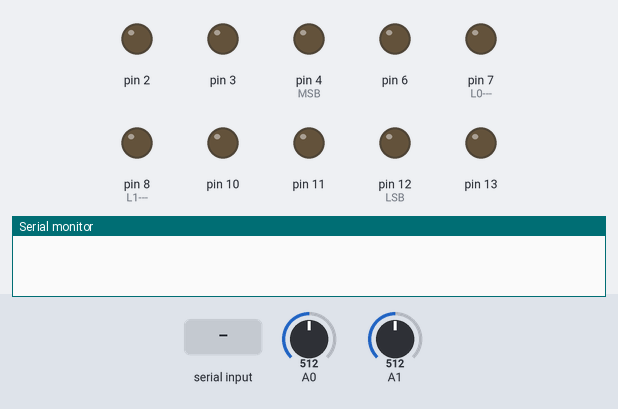
This sketch was run on a simulated Arduino Uno, built with avr-gcc and run on an emulated ATmega328P. On the bench: output pins drawn as LEDs (lit = HIGH), the last lines printed to the serial monitor. The inputs (shaded band) are chosen by the test bench; at power-on: A1 = 512, A0 = 512. Pins used as bus, display or sensor lines are not drawn.

Above: at 1.2 s.
1.3 s: "VOUT2 \n" received over Serial
At 2.2 s:
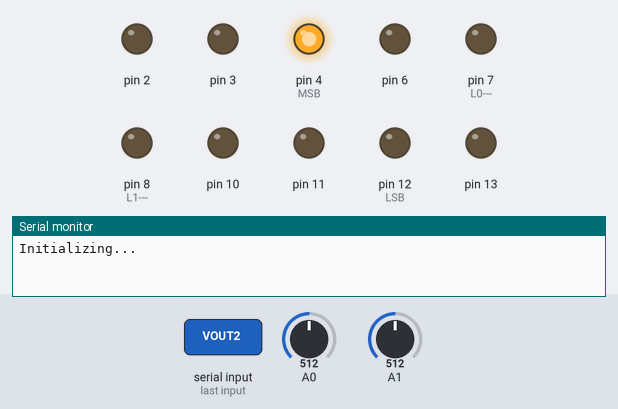
At 2.7 s:
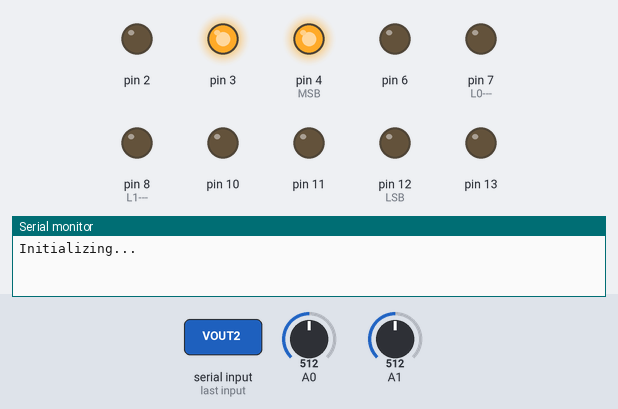
4.3 s: A1 set to 882
7.3 s: A1 set to 909
At 11.4 s:
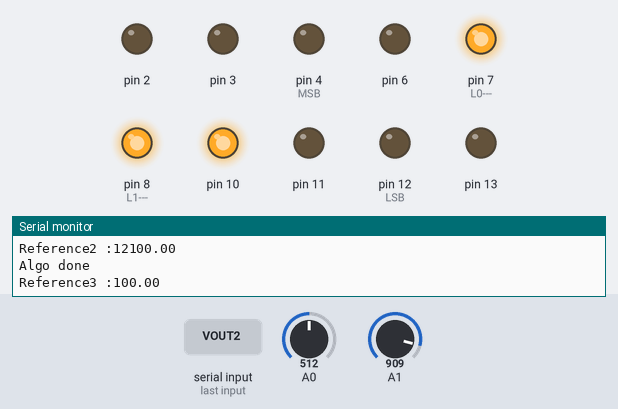
Timing chart, 0 to 12.9 s (numbered marks = the images above; inputs shaded):
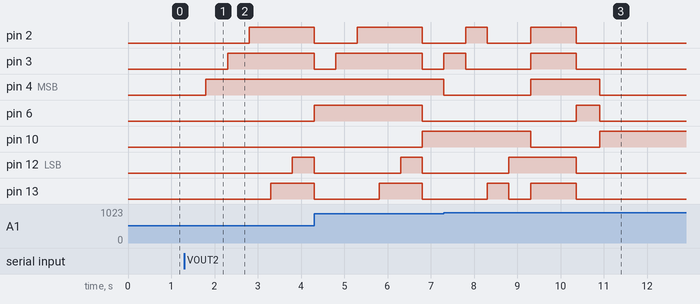

The sketch:

vsweep_timmer_3sensor.ino
```cpp
//10 samples
//3 sensors
//with  serial input
//no scalling factor
//no correction factor
//checked with mobile


#include <TimerOne.h>
#include <PinChangeInterrupt.h>
#define NOP __asm__ __volatile__("nop\n\t");

float data1=0,data2=0;
float Vin= 5;
float vout1=0;
const byte rise_Pin = 9;

float Rsen1= 0;
float Rsen2= 0;
float Rsen3= 0;
float Rref_arr[5] = {12000.0, 5621.0, 1493.00, 550.0, 199.7};

float Rref=0,temp1=0,temp2=0;
float Rref1=0;
float Rref2=0;
float Rref3=0;

int d[]={0,0,0,0,0}, pin_select[5]={};
int store_mat[5][5]={};
int ref1_pins[5] = {};
int ref2_pins[5] = {};
int ref3_pins[5] = {};

float vout1_ramp[3][10]={};
float vout2_ramp[3][10]={};

bool flag = true;
int check_bit=0,counter=0,ch=0;
int i=0;
const int a=2.25;
float T=1E-6;

void setup()
{
 //sensor pins
  pinMode(6,OUTPUT);
  pinMode(10,OUTPUT);
  pinMode(11,OUTPUT);
  //switch pins
  pinMode(2,OUTPUT);
  pinMode(3,OUTPUT);
  pinMode(4,OUTPUT);  //MSB
  pinMode(12,OUTPUT); //LSB
  pinMode(13,OUTPUT);
  //SnH pins
  pinMode(7,OUTPUT);    //L0--->ADC1-->A0
  pinMode(8,OUTPUT);    //L1--->ADC2-->A1
  //clock pins
  pinMode(9,OUTPUT);    //CLK
  pinMode(5,OUTPUT);    //CLKB

  pinMode(rise_Pin,LOW);

  //analogReference(EXTERNAL);
  Serial.begin(9600);


}

void(* resetFunc) (void) = 0; //declare reset function @ address 0

void loop()
{
  if(Serial.available())
  {
    while(flag==true)
    {
      digitalWrite(9,LOW);    //CLK
      digitalWrite(5,LOW);    //CLKB

      digitalWrite(7,LOW);   //sample the value for adc1
      digitalWrite(8,LOW);   //sample the value for adc2
      delay(500);

      data1 = analogRead(A0);

      vout1 = (data1*Vin)/1023.0;
      Serial.println("Initializing... ");
      //Serial.println(vout1);

      //First Sensor selection
      digitalWrite(11,LOW);
      digitalWrite(10,LOW);
      digitalWrite(6,LOW);      //LSB for MC

      ch=0;
      Rref1 = reference_calculation(ch);
      Serial.print("Reference1 :");
      Serial.println(Rref1);

      //Second Sensor selection
      digitalWrite(11,LOW);
      digitalWrite(10,LOW);
      digitalWrite(6,HIGH);      //LSB for MC

      ch=1;
      Rref2 = reference_calculation(ch);
      Serial.print("Reference2 :");
      Serial.println(Rref2);

      //Third Sensor selection
      digitalWrite(11,LOW);
      digitalWrite(10,HIGH);
      digitalWrite(6,LOW);      //LSB for MC

      ch=2;
      Rref3 = reference_calculation(ch);
      Serial.print("Reference3 :");
      Serial.println(Rref3);

      ch=0;
      digitalWrite(11,LOW);
      digitalWrite(10,LOW);
      digitalWrite(6,LOW);      //LSB for MC
      pinset(ref1_pins);
      delay(500);
      //Serial.println(" Timer started");

      Timer1.initialize(55000);    //10Hz 54ms per sample
      Timer1.attachInterrupt(timer_isr);
      flag = false;
    }

    if(check_bit==1)
    {
      float cor[3] = {a*T*Rref1, a*T*Rref2, a*T*Rref3};
      Timer1.stop();
      //Timer1.detachInterrupt();
     //delay(1000);
      //Serial.println("Timer stopped");
//      for(int a=0;a<3;a++)
//      {
//        for(int b=0;b<10;b++)
//        {
//        Serial.print(vout2_ramp[a][b]);
//        Serial.print(" ");
//        }
//        Serial.println(" ");
//      }

      for(int b=0;b<3;b++)
      {
        float Rsen_arr[10]= {};
        int number=0;
        double sum=0;


        if(b==0)
        {
          for(int a=0;a<10;a++)
          {
            if((vout1_ramp[b][a]>0.2)&&(vout1_ramp[b][a]<0.7))
            {
              Rsen_arr[number]= Rref1*((vout1_ramp[b][a])/(vout2_ramp[b][a]-vout1_ramp[b][a]));
              Serial.println(Rsen_arr[number]);
              sum+=Rsen_arr[number];
              number++;
            }
          }
          Serial.println(sum);
          Serial.println(number);
          Serial.println("----------");
           Rsen1= sum/number;
           Serial.print("S1= ");
           Serial.println(Rsen1);
        }
        else if(b==1)
        {
          for(int a=0;a<10;a++)
          {
            if((vout1_ramp[b][a]>0.2)&&(vout1_ramp[b][a]<0.7))
            {
              Rsen_arr[number]= Rref2*((vout1_ramp[b][a])/(vout2_ramp[b][a]-vout1_ramp[b][a]));
              Serial.println(Rsen_arr[number]);
              sum+=Rsen_arr[number];
              number++;
            }
        }
        Serial.println(sum);
        Serial.println(number);
        Serial.println("----------");
         Rsen2= sum/number;
         Serial.print("S2= ");
         Serial.println(Rsen2);
        }
        else if(b==2)
        {
          for(int a=0;a<10;a++)
          {
            if((vout1_ramp[b][a]>0.2)&&(vout1_ramp[b][a]<0.7))
            {
              Rsen_arr[number]= Rref3*((vout1_ramp[b][a])/(vout2_ramp[b][a]-vout1_ramp[b][a]));
              Serial.println(Rsen_arr[number]);
              sum+=Rsen_arr[number];
              number++;
            }
          }
          Serial.println(sum);
        Serial.println(number);
        Serial.println("----------");
          Rsen3= sum/number;
         Serial.print("S3= ");
         Serial.println(Rsen3);
        }
        else
        {
          Serial.println("Oops..something went wrong!!");
        }
        memset(Rsen_arr,0,sizeof(Rsen_arr));

      }

      check_bit=0;
      Serial.println(" RESET DONE");
      delay(1000);
      resetFunc();
      Serial.println(" Never should be printed");
    }


  }
}

float reference_calculation(int ch)
{
  float vout2=0;
  float vol_array[5]={};
  int count=0;
  int j=0;

  for(int i=0; i<5; i++)
  {
    d[i]=1;
    pinset(d);
//    for(int k=0;k<5;k++)
//    {
//      Serial.print(d[k]);
//    }
//    Serial.print(" R=");
//    float temp_res= res_calc(d);
//    Serial.println(temp_res);
    delay(500);
    digitalWrite(8,LOW);   //sample the value for adc2
    data2 = analogRead(A1);

    vout2 = (data2*Vin)/1023.0;
//    Serial.print("VOUT2 ");
//    Serial.println(vout2);

      if(vout2>4.4)
      {
        d[i]=0;
        pinset(d);
      }
      else
      {
        vol_array[j]=vout2;
        store_array(d,count);
        count++;
        j++;
      }
  }
  //Serial.println(" SAR done");

  //find best Refernce corresponding to highest voltage

  float maxm = vol_array[0];
  int index =0;
  for(int j=1;j<count;j++)
   {
    if (vol_array[j]>maxm )
    {
      maxm = vol_array[j];
      index = j;
    }

   }
   Serial.println("Algo done");
   temp2=maxm;
   for(int a=0;a<5;a++)
   {
    pin_select[a]=store_mat[index][a];
   }

   if(ch==0)
   {
     for(int a=0;a<5;a++)
     {
      ref1_pins[a]=pin_select[a];
     }
   }
   if(ch==1)
   {
    for(int a=0;a<5;a++)
     {
      ref2_pins[a]=pin_select[a];
     }
   }
   if(ch==2)
   {
    for(int a=0;a<5;a++)
     {
      ref3_pins[a]=pin_select[a];
     }
   }
   Rref = res_calc(pin_select);

   memset(d,0,sizeof(d));

//   Serial.println("D array after loop");
//   for(int k=0;k<5;k++)
//    {
//      Serial.print(d[k]);
//    }
   memset(pin_select,0,sizeof(pin_select));
   memset(store_mat,0,sizeof(store_mat));
   memset(vol_array,0,sizeof(vol_array));


   return(Rref);

}

void store_array(int d[],int c)
{
  for(int i=0;i<5;i++)
  {
    store_mat[c][i]=d[i];
  }
}


void pinset(int d[])
{
    digitalWrite(12, d[4]);    //LSB -->DO
    digitalWrite(13, d[3]);     //D1
    digitalWrite(2, d[2]);      //D2
    digitalWrite(3, d[1]);      //D3
    digitalWrite(4,d[0]);       //D4

}

float res_calc(int pin_select[])
{
  float temp=0;
  for(int k=0;k<5;k++)
  {
    if(pin_select[k]==1)
    {
      temp+= Rref_arr[k];
    }
  }
  temp=temp+100.0;
  return(temp);
}


void timer_isr()
{

  if(counter<10)
  {
    digitalWrite(9,HIGH);
    digitalWrite(5,HIGH);
    //140us
    digitalWrite(7,LOW);   //sample the value for adc1
    digitalWrite(8,LOW);   //sample the value for adc2
    digitalWrite(7,LOW);   //sample the value for adc1
    digitalWrite(8,LOW);   //sample the value for adc2
    digitalWrite(7,LOW);   //sample the value for adc1
    digitalWrite(8,LOW);   //sample the value for adc2
    digitalWrite(7,LOW);   //sample the value for adc1
    digitalWrite(8,LOW);   //sample the value for adc2
    digitalWrite(7,LOW);   //sample the value for adc1
    digitalWrite(8,LOW);   //sample the value for adc2
    digitalWrite(7,LOW);   //sample the value for adc1
    digitalWrite(8,LOW);   //sample the value for adc2
    digitalWrite(7,LOW);   //sample the value for adc1
    digitalWrite(8,LOW);   //sample the value for adc2
    digitalWrite(7,LOW);   //sample the value for adc1
    digitalWrite(8,LOW);   //sample the value for adc2
    digitalWrite(7,LOW);   //sample the value for adc1
    digitalWrite(8,LOW);   //sample the value for adc2
    digitalWrite(7,LOW);   //sample the value for adc1
    digitalWrite(8,LOW);   //sample the value for adc2
    digitalWrite(7,LOW);   //sample the value for adc1
    digitalWrite(8,LOW);   //sample the value for adc2
    digitalWrite(7,LOW);   //sample the value for adc1
    digitalWrite(8,LOW);   //sample the value for adc2
    digitalWrite(7,LOW);   //sample the value for adc1
    digitalWrite(8,LOW);   //sample the value for adc2
    digitalWrite(7,LOW);   //sample the value for adc1
    digitalWrite(8,LOW);   //sample the value for adc2
    digitalWrite(7,LOW);   //sample the value for adc1
    digitalWrite(8,LOW);   //sample the value for adc2
    digitalWrite(7,LOW);   //sample the value for adc1
    digitalWrite(8,LOW);   //sample the value for adc2
    digitalWrite(7,LOW);   //sample the value for adc1
    digitalWrite(8,LOW);   //sample the value for adc2
    digitalWrite(7,LOW);   //sample the value for adc1
    digitalWrite(8,LOW);   //sample the value for adc2
    digitalWrite(7,LOW);   //sample the value for adc1
    digitalWrite(8,LOW);   //sample the value for adc2
    digitalWrite(7,LOW);   //sample the value for adc1
    digitalWrite(8,LOW);   //sample the value for adc2
    //NOP;
    digitalWrite(7,HIGH);    //hold
    digitalWrite(8,HIGH);    //hold
    data1 = analogRead(A0);
    data2= analogRead(A1);
    vout1_ramp[ch][i] = (data1*Vin)/1023.0;
    vout2_ramp[ch][i]=(data2*Vin)/1023.0;
    counter++;
    i++;

   }
    if(counter==10)
    {
      digitalWrite(9,LOW);
      digitalWrite(5,LOW);

      //check_bit=1;
      counter =0;
      i=0;
      if(ch==0)     //second sensor and pin selsction
      {
        //Serial.println(" low1");
        pinset(ref2_pins);
        digitalWrite(10,LOW);
        digitalWrite(6,HIGH);
        digitalWrite(10,LOW);
        digitalWrite(6,HIGH);

      }
      else if(ch==1)    //third sensor and pin selection
      {
        //Serial.println(" low2");
        pinset(ref3_pins);
        digitalWrite(10,HIGH);
        digitalWrite(6,LOW);
        digitalWrite(10,HIGH);
        digitalWrite(6,LOW);

      }
      else if(ch==2)      //go to main loop
      {
        //Serial.println(" low3");
        check_bit=1;
      }
      ch++;
    }

  }
```

Measured:
- the behaviour switches between 900 and 901 on A1 (found by bisection; images 2 and 3)
- after the input at 1.3 s, pin 2: LOW → HIGH after 1.5 s; pin 3: LOW → HIGH after 1.0 s; pin 4 (MSB): LOW → HIGH after 0.50 s; pin 12 (LSB): LOW → HIGH after 2.5 s; pin 13: LOW → HIGH after 2.0 s
- after the input at 7.3 s, pin 4 (MSB): HIGH → LOW at once, → HIGH 2.0 s later, → LOW 1.6 s later
